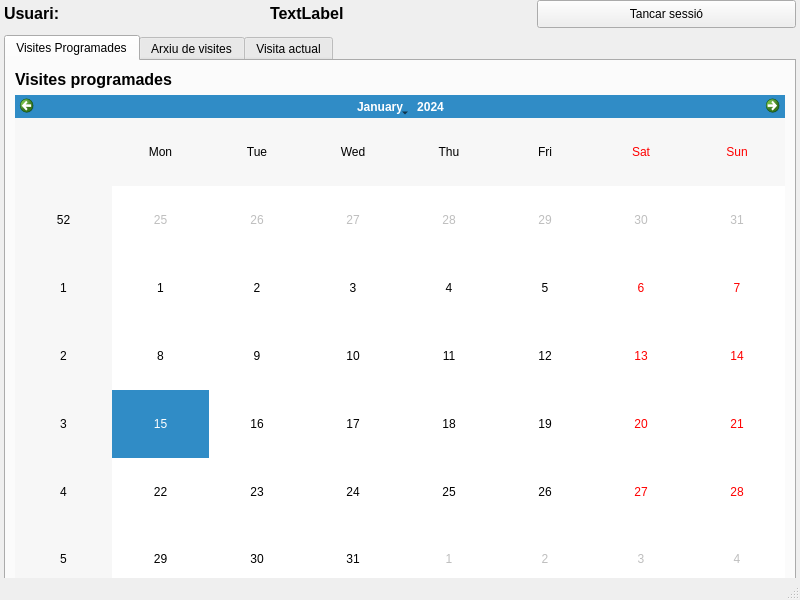
<?xml version="1.0" encoding="UTF-8"?>
<ui version="4.0">
 <class>MainWindow</class>
 <widget class="QMainWindow" name="MainWindow">
  <property name="geometry">
   <rect>
    <x>0</x>
    <y>0</y>
    <width>800</width>
    <height>600</height>
   </rect>
  </property>
  <property name="windowTitle">
   <string>MainWindow</string>
  </property>
  <widget class="QWidget" name="centralwidget">
   <widget class="QLabel" name="label_5">
    <property name="geometry">
     <rect>
      <x>4</x>
      <y>0</y>
      <width>259</width>
      <height>28</height>
     </rect>
    </property>
    <property name="text">
     <string>&lt;html&gt;&lt;head/&gt;&lt;body&gt;&lt;p&gt;&lt;span style=&quot; font-size:12pt; font-weight:600;&quot;&gt;Usuari:&lt;/span&gt;&lt;/p&gt;&lt;/body&gt;&lt;/html&gt;</string>
    </property>
   </widget>
   <widget class="QPushButton" name="btnTancarSessio">
    <property name="geometry">
     <rect>
      <x>537</x>
      <y>0</y>
      <width>259</width>
      <height>28</height>
     </rect>
    </property>
    <property name="text">
     <string>Tancar sessió</string>
    </property>
   </widget>
   <widget class="QTabWidget" name="tabWidget">
    <property name="geometry">
     <rect>
      <x>4</x>
      <y>35</y>
      <width>792</width>
      <height>569</height>
     </rect>
    </property>
    <property name="currentIndex">
     <number>0</number>
    </property>
    <widget class="QWidget" name="tab_1">
     <attribute name="title">
      <string>Visites Programades</string>
     </attribute>
     <layout class="QGridLayout" name="gridLayout">
      <item row="1" column="0" colspan="5">
       <widget class="QCalendarWidget" name="calendarWidget"/>
      </item>
      <item row="0" column="0" colspan="2">
       <widget class="QLabel" name="label">
        <property name="text">
         <string>&lt;html&gt;&lt;head/&gt;&lt;body&gt;&lt;p&gt;&lt;span style=&quot; font-size:12pt; font-weight:600;&quot;&gt;Visites programades&lt;/span&gt;&lt;/p&gt;&lt;/body&gt;&lt;/html&gt;</string>
        </property>
       </widget>
      </item>
     </layout>
    </widget>
    <widget class="QWidget" name="tab_2">
     <attribute name="title">
      <string>Arxiu de visites</string>
     </attribute>
     <layout class="QFormLayout" name="formLayout">
      <item row="0" column="0">
       <widget class="QLabel" name="label_6">
        <property name="text">
         <string>&lt;html&gt;&lt;head/&gt;&lt;body&gt;&lt;p&gt;&lt;span style=&quot; font-size:12pt; font-weight:600;&quot;&gt;Visites Passades&lt;/span&gt;&lt;/p&gt;&lt;/body&gt;&lt;/html&gt;</string>
        </property>
       </widget>
      </item>
      <item row="1" column="0">
       <widget class="QLineEdit" name="lineEdit"/>
      </item>
     </layout>
    </widget>
    <widget class="QWidget" name="tab_3">
     <attribute name="title">
      <string>Visita actual</string>
     </attribute>
    </widget>
   </widget>
   <widget class="QLabel" name="txbUser">
    <property name="geometry">
     <rect>
      <x>270</x>
      <y>0</y>
      <width>260</width>
      <height>28</height>
     </rect>
    </property>
    <property name="text">
     <string>&lt;html&gt;&lt;head/&gt;&lt;body&gt;&lt;p&gt;&lt;span style=&quot; font-size:12pt; font-weight:600;&quot;&gt;TextLabel&lt;/span&gt;&lt;/p&gt;&lt;/body&gt;&lt;/html&gt;</string>
    </property>
   </widget>
  </widget>
  <widget class="QStatusBar" name="statusbar"/>
 </widget>
 <resources/>
 <connections>
  <connection>
   <sender>btnTancarSessio</sender>
   <signal>clicked()</signal>
   <receiver>MainWindow</receiver>
   <slot>close()</slot>
   <hints>
    <hint type="sourcelabel">
     <x>659</x>
     <y>22</y>
    </hint>
    <hint type="destinationlabel">
     <x>565</x>
     <y>-15</y>
    </hint>
   </hints>
  </connection>
 </connections>
</ui>
